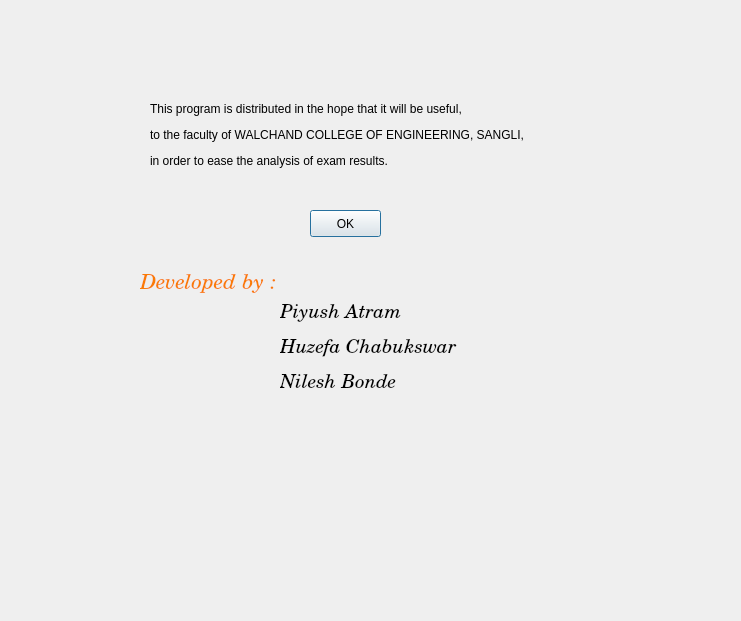
<?xml version="1.0" encoding="UTF-8"?>
<ui version="4.0">
 <class>Dialog</class>
 <widget class="QDialog" name="Dialog">
  <property name="geometry">
   <rect>
    <x>0</x>
    <y>0</y>
    <width>741</width>
    <height>621</height>
   </rect>
  </property>
  <property name="windowTitle">
   <string>Dialog</string>
  </property>
  <widget class="QPushButton" name="pushButton">
   <property name="geometry">
    <rect>
     <x>310</x>
     <y>210</y>
     <width>71</width>
     <height>27</height>
    </rect>
   </property>
   <property name="text">
    <string>OK</string>
   </property>
  </widget>
  <widget class="QLabel" name="label">
   <property name="geometry">
    <rect>
     <x>70</x>
     <y>10</y>
     <width>91</width>
     <height>91</height>
    </rect>
   </property>
   <property name="text">
    <string/>
   </property>
   <property name="pixmap">
    <pixmap>../icons/about.png</pixmap>
   </property>
  </widget>
  <widget class="QLabel" name="label_2">
   <property name="geometry">
    <rect>
     <x>140</x>
     <y>270</y>
     <width>151</width>
     <height>31</height>
    </rect>
   </property>
   <property name="font">
    <font>
     <family>Century Schoolbook L</family>
     <pointsize>16</pointsize>
     <italic>true</italic>
    </font>
   </property>
   <property name="text">
    <string>&lt;html&gt;&lt;head/&gt;&lt;body&gt;&lt;p&gt;&lt;span style=&quot; color:#fa7b04;&quot;&gt;Developed by :&lt;/span&gt;&lt;/p&gt;&lt;/body&gt;&lt;/html&gt;</string>
   </property>
  </widget>
  <widget class="QLabel" name="label_3">
   <property name="geometry">
    <rect>
     <x>280</x>
     <y>290</y>
     <width>201</width>
     <height>121</height>
    </rect>
   </property>
   <property name="font">
    <font>
     <family>Century Schoolbook L</family>
     <pointsize>14</pointsize>
     <italic>true</italic>
    </font>
   </property>
   <property name="text">
    <string>&lt;html&gt;&lt;head/&gt;&lt;body&gt;&lt;p&gt;Piyush Atram&lt;/p&gt;&lt;p&gt;Huzefa Chabukswar&lt;/p&gt;&lt;p&gt;Nilesh Bonde&lt;/p&gt;&lt;/body&gt;&lt;/html&gt;</string>
   </property>
  </widget>
  <widget class="QWidget" name="verticalLayoutWidget">
   <property name="geometry">
    <rect>
     <x>150</x>
     <y>70</y>
     <width>471</width>
     <height>131</height>
    </rect>
   </property>
   <layout class="QVBoxLayout" name="verticalLayout">
    <item>
     <widget class="QLabel" name="label_4">
      <property name="text">
       <string>&lt;html&gt;&lt;head/&gt;&lt;body&gt;&lt;p align=&quot;justify&quot;&gt;This program is distributed in the hope that it will be useful, &lt;/p&gt;&lt;p align=&quot;justify&quot;&gt;to the faculty of WALCHAND COLLEGE OF ENGINEERING, SANGLI,&lt;/p&gt;&lt;p align=&quot;justify&quot;&gt; in order to ease the analysis of exam results.&lt;/p&gt;&lt;/body&gt;&lt;/html&gt;</string>
      </property>
     </widget>
    </item>
   </layout>
  </widget>
 </widget>
 <resources>
  <include location="../icons/ic.qrc"/>
 </resources>
 <connections/>
</ui>
